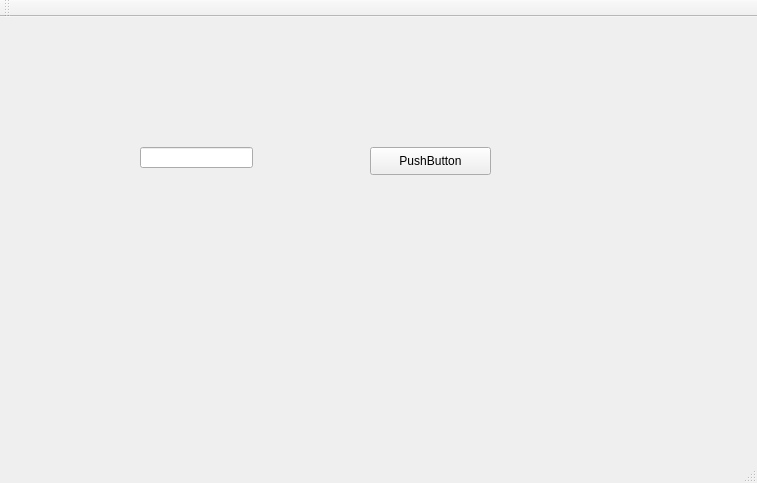
<?xml version="1.0" encoding="UTF-8"?>
<ui version="4.0">
 <class>MainWindow</class>
 <widget class="QMainWindow" name="MainWindow">
  <property name="geometry">
   <rect>
    <x>0</x>
    <y>0</y>
    <width>757</width>
    <height>483</height>
   </rect>
  </property>
  <property name="windowTitle">
   <string>MainWindow</string>
  </property>
  <widget class="QWidget" name="centralWidget">
   <widget class="QPushButton" name="pushButton">
    <property name="geometry">
     <rect>
      <x>370</x>
      <y>130</y>
      <width>121</width>
      <height>28</height>
     </rect>
    </property>
    <property name="text">
     <string>PushButton</string>
    </property>
   </widget>
   <widget class="QLineEdit" name="lineEdit">
    <property name="geometry">
     <rect>
      <x>140</x>
      <y>130</y>
      <width>113</width>
      <height>21</height>
     </rect>
    </property>
   </widget>
  </widget>
  <widget class="QMenuBar" name="menuBar">
   <property name="geometry">
    <rect>
     <x>0</x>
     <y>0</y>
     <width>757</width>
     <height>26</height>
    </rect>
   </property>
  </widget>
  <widget class="QToolBar" name="mainToolBar">
   <attribute name="toolBarArea">
    <enum>TopToolBarArea</enum>
   </attribute>
   <attribute name="toolBarBreak">
    <bool>false</bool>
   </attribute>
  </widget>
  <widget class="QStatusBar" name="statusBar"/>
 </widget>
 <layoutdefault spacing="6" margin="11"/>
 <resources/>
 <connections/>
</ui>
